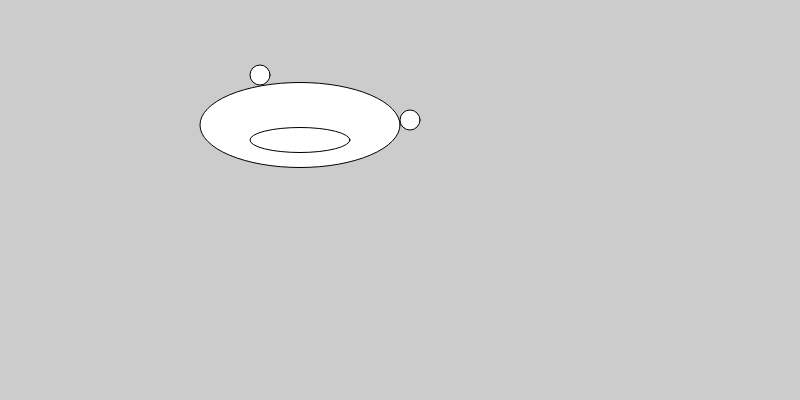
Frame 1 (no input)
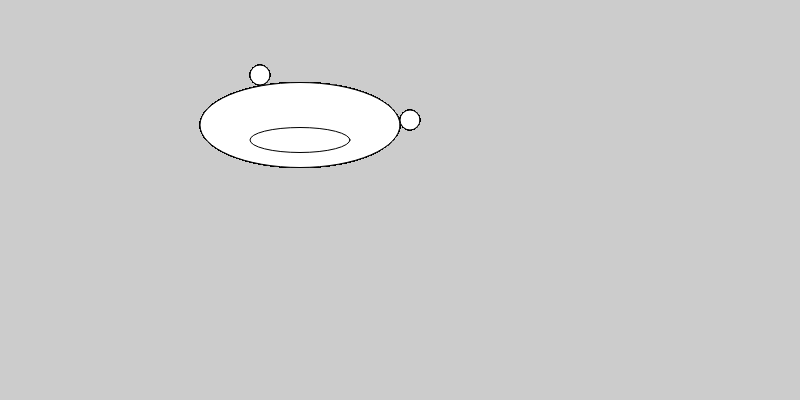
Frame 60 (no input)
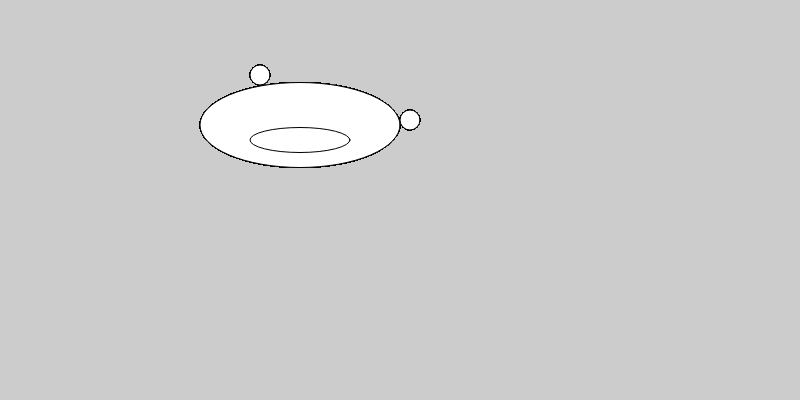
Frame 120 (the mouse pressed at the canvas centre since frame 60)

The p5.js sketch that drew these frames (run headless with seeded random() and noise() and a simulated clock; from frame 60 on, the mouse is pressed at the canvas centre):

// p5.js sketch
// ── sketch.js
function setup() {
  createCanvas(800, 400);
  background(204);

}

function draw() {
  //head
  ellipse(300, 125, 200, 85);
  //mouth
  ellipse(300, 140, 100, 25);
  //left eye
  ellipse(260, 75, 20, 20);
  //right eye
  ellipse(410, 120, 20, 20);
}
